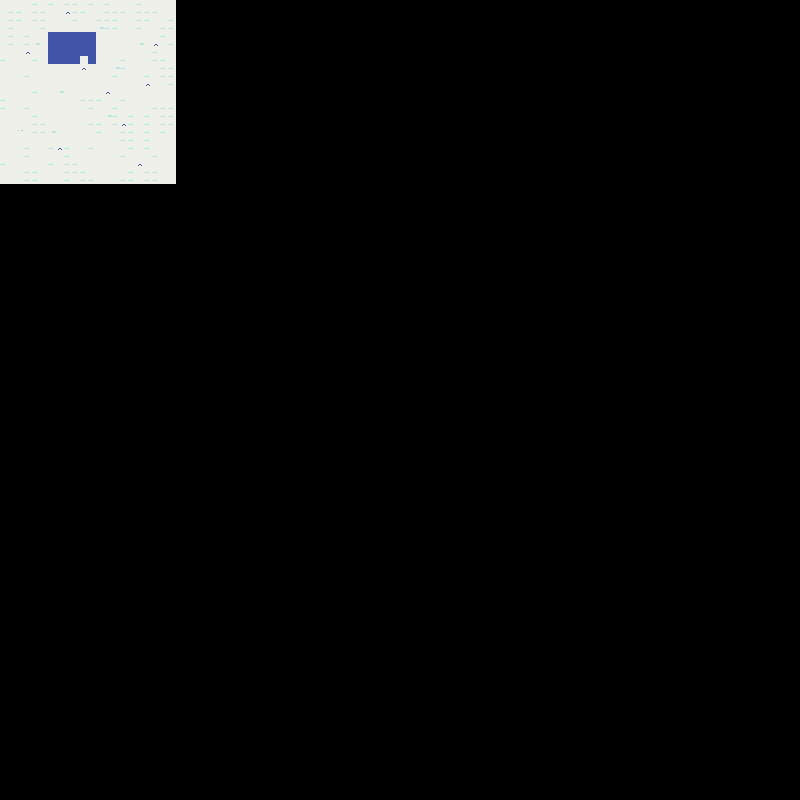

A 2D game scene composited from a Tiled map and its tileset images. What follows is a short description and the map's XML, with each tile layer's data collapsed to a summary:
An orthogonal 100x100 tile map with 8x8 px tiles, 2 tile layers (Background, Walls) and 4 objects (2x pickup, Handgun Bullets, door).

<map version="1.2" tiledversion="1.2.5" orientation="orthogonal" renderorder="right-down" width="100" height="100" tilewidth="8" tileheight="8" infinite="0" nextlayerid="4" nextobjectid="36">
 <tileset firstgid="1" source="../../tilesets/exterior_snow/exterior_snow.tsx" />
 <layer id="1" name="Background" width="100" height="100">
  <data>[10000 cells, 506 non-empty, 5 distinct tile ids]</data>
 </layer>
 <layer id="3" name="Walls" width="100" height="100">
  <data>[10000 cells, 23 non-empty, 1 distinct tile ids]</data>
 </layer>
 <objectgroup id="2" name="Objects">
  <object id="32" name="Handgun" type="pickup" x="43" y="72.25">
   <properties>
    <property name="item" value="equipment_handgun" />
   </properties>
  </object>
  <object id="33" name="Handgun Bullets" x="60.25" y="81.25" />
  <object id="34" name="Radio" type="pickup" x="112.5" y="72">
   <properties>
    <property name="item" value="tool_radio" />
   </properties>
  </object>
  <object id="35" name="Cabin Door" type="door" x="80" y="56.75" width="8" height="7">
   <properties>
    <property name="map" value="cabin_interior" />
   </properties>
  </object>
 </objectgroup>
</map>
